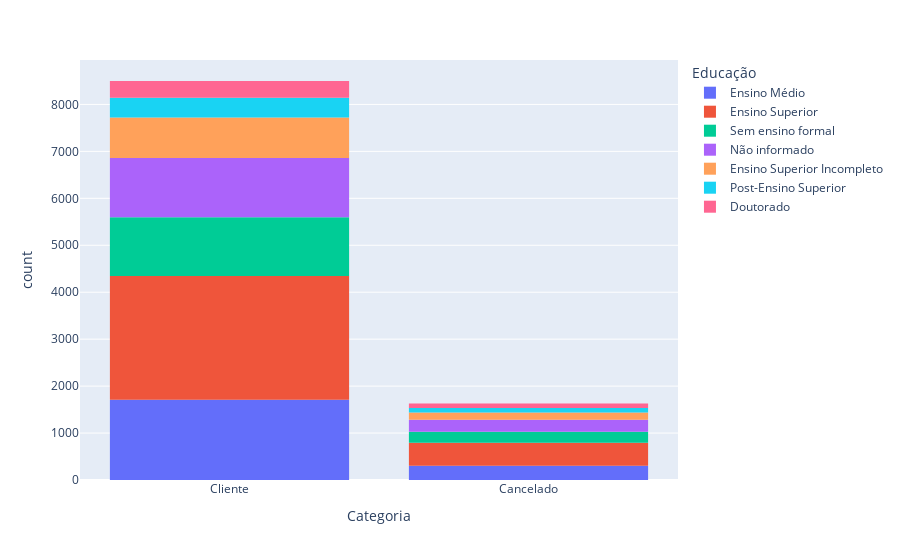

Notebook code for this chart:
### Code cell
#Grafico - Categoria / Educação
grafico = px.histogram(tabela, x="Categoria",color="Educação")
grafico.show()

### Figure 1 — Plotly figure (JSON) as saved in the notebook; plotly's stock layout.template omitted (floating-point values rounded to 4 significant figures; data arrays with more than 128 entries replaced by an {"elided": "..."} marker saying what was removed)
{"data": [{"bingroup": "x", "hovertemplate": "Educação=Ensino Médio<br>Categoria=%{x}<br>count=%{y}<extra></extra>", "legendgroup": "Ensino Médio", "marker": {"color": "#636efa", "pattern": {"shape": ""}}, "name": "Ensino Médio", "orientation": "v", "showlegend": true, "type": "histogram", "x": {"elided": "2013 str values"}, "xaxis": "x", "yaxis": "y"}, {"bingroup": "x", "hovertemplate": "Educação=Ensino Superior<br>Categoria=%{x}<br>count=%{y}<extra></extra>", "legendgroup": "Ensino Superior", "marker": {"color": "#EF553B", "pattern": {"shape": ""}}, "name": "Ensino Superior", "orientation": "v", "showlegend": true, "type": "histogram", "x": {"elided": "3127 str values"}, "xaxis": "x", "yaxis": "y"}, {"bingroup": "x", "hovertemplate": "Educação=Sem ensino formal<br>Categoria=%{x}<br>count=%{y}<extra></extra>", "legendgroup": "Sem ensino formal", "marker": {"color": "#00cc96", "pattern": {"shape": ""}}, "name": "Sem ensino formal", "orientation": "v", "showlegend": true, "type": "histogram", "x": {"elided": "1487 str values"}, "xaxis": "x", "yaxis": "y"}, {"bingroup": "x", "hovertemplate": "Educação=Não informado<br>Categoria=%{x}<br>count=%{y}<extra></extra>", "legendgroup": "Não informado", "marker": {"color": "#ab63fa", "pattern": {"shape": ""}}, "name": "Não informado", "orientation": "v", "showlegend": true, "type": "histogram", "x": {"elided": "1519 str values"}, "xaxis": "x", "yaxis": "y"}, {"bingroup": "x", "hovertemplate": "Educação=Ensino Superior Incompleto<br>Categoria=%{x}<br>count=%{y}<extra></extra>", "legendgroup": "Ensino Superior Incompleto", "marker": {"color": "#FFA15A", "pattern": {"shape": ""}}, "name": "Ensino Superior Incompleto", "orientation": "v", "showlegend": true, "type": "histogram", "x": {"elided": "1013 str values"}, "xaxis": "x", "yaxis": "y"}, {"bingroup": "x", "hovertemplate": "Educação=Post-Ensino Superior<br>Categoria=%{x}<br>count=%{y}<extra></extra>", "legendgroup": "Post-Ensino Superior", "marker": {"color": "#19d3f3", "pattern": {"shape": ""}}, "name": "Post-Ensino Superior", "orientation": "v", "showlegend": true, "type": "histogram", "x": {"elided": "516 str values"}, "xaxis": "x", "yaxis": "y"}, {"bingroup": "x", "hovertemplate": "Educação=Doutorado<br>Categoria=%{x}<br>count=%{y}<extra></extra>", "legendgroup": "Doutorado", "marker": {"color": "#FF6692", "pattern": {"shape": ""}}, "name": "Doutorado", "orientation": "v", "showlegend": true, "type": "histogram", "x": {"elided": "451 str values"}, "xaxis": "x", "yaxis": "y"}], "layout": {"barmode": "relative", "legend": {"title": {"text": "Educação"}, "tracegroupgap": 0}, "margin": {"t": 60}, "xaxis": {"anchor": "y", "domain": [0, 1], "title": {"text": "Categoria"}}, "yaxis": {"anchor": "x", "domain": [0, 1], "title": {"text": "count"}}}}
